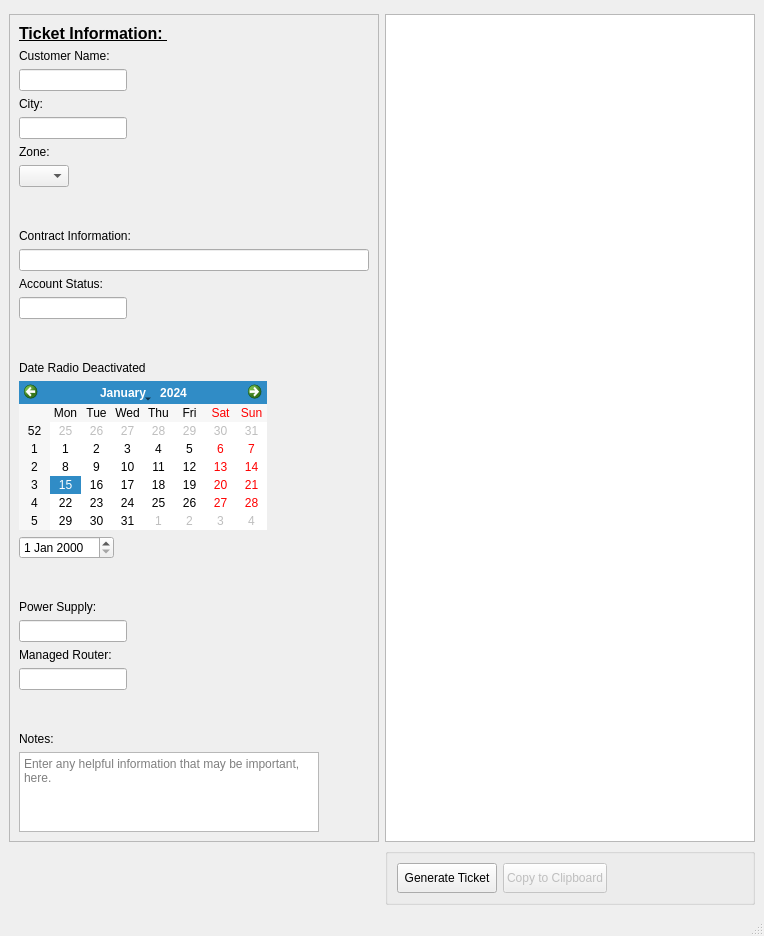
<?xml version="1.0" encoding="UTF-8"?>
<ui version="4.0">
 <class>DisconnectTicket</class>
 <widget class="QMainWindow" name="DisconnectTicket">
  <property name="enabled">
   <bool>true</bool>
  </property>
  <property name="geometry">
   <rect>
    <x>0</x>
    <y>0</y>
    <width>764</width>
    <height>936</height>
   </rect>
  </property>
  <property name="windowTitle">
   <string>Sonar Disconnect Ticket Creation</string>
  </property>
  <widget class="QWidget" name="centralwidget">
   <layout class="QGridLayout" name="gridLayout">
    <item row="2" column="2">
     <widget class="QGroupBox" name="Ticket_Buttons">
      <property name="minimumSize">
       <size>
        <width>370</width>
        <height>50</height>
       </size>
      </property>
      <property name="title">
       <string/>
      </property>
      <layout class="QFormLayout" name="formLayout_4">
       <item row="0" column="0">
        <widget class="QPushButton" name="pushButton">
         <property name="sizePolicy">
          <sizepolicy hsizetype="Fixed" vsizetype="Fixed">
           <horstretch>0</horstretch>
           <verstretch>0</verstretch>
          </sizepolicy>
         </property>
         <property name="minimumSize">
          <size>
           <width>100</width>
           <height>30</height>
          </size>
         </property>
         <property name="text">
          <string>Generate Ticket</string>
         </property>
        </widget>
       </item>
       <item row="0" column="1">
        <widget class="QPushButton" name="Copy">
         <property name="enabled">
          <bool>false</bool>
         </property>
         <property name="sizePolicy">
          <sizepolicy hsizetype="Fixed" vsizetype="Fixed">
           <horstretch>0</horstretch>
           <verstretch>0</verstretch>
          </sizepolicy>
         </property>
         <property name="minimumSize">
          <size>
           <width>100</width>
           <height>30</height>
          </size>
         </property>
         <property name="layoutDirection">
          <enum>Qt::LeftToRight</enum>
         </property>
         <property name="autoFillBackground">
          <bool>false</bool>
         </property>
         <property name="text">
          <string>Copy to Clipboard</string>
         </property>
        </widget>
       </item>
      </layout>
     </widget>
    </item>
    <item row="0" column="0">
     <spacer name="verticalSpacer">
      <property name="orientation">
       <enum>Qt::Vertical</enum>
      </property>
      <property name="sizeType">
       <enum>QSizePolicy::Fixed</enum>
      </property>
      <property name="sizeHint" stdset="0">
       <size>
        <width>20</width>
        <height>5</height>
       </size>
      </property>
     </spacer>
    </item>
    <item row="1" column="0">
     <widget class="QScrollArea" name="scrollArea">
      <property name="sizePolicy">
       <sizepolicy hsizetype="Fixed" vsizetype="Expanding">
        <horstretch>0</horstretch>
        <verstretch>0</verstretch>
       </sizepolicy>
      </property>
      <property name="minimumSize">
       <size>
        <width>370</width>
        <height>810</height>
       </size>
      </property>
      <property name="sizeAdjustPolicy">
       <enum>QAbstractScrollArea::AdjustToContents</enum>
      </property>
      <property name="widgetResizable">
       <bool>true</bool>
      </property>
      <widget class="QWidget" name="scrollAreaWidgetContents">
       <property name="geometry">
        <rect>
         <x>0</x>
         <y>-21</y>
         <width>351</width>
         <height>829</height>
        </rect>
       </property>
       <layout class="QFormLayout" name="formLayout_2">
        <item row="0" column="0">
         <widget class="QLabel" name="ticketInfo">
          <property name="text">
           <string>&lt;html&gt;&lt;head/&gt;&lt;body&gt;&lt;p&gt;&lt;span style=&quot; font-size:12pt; font-weight:600; text-decoration: underline;&quot;&gt;Ticket Information:           &lt;/span&gt;&lt;/p&gt;&lt;/body&gt;&lt;/html&gt;</string>
          </property>
         </widget>
        </item>
        <item row="8" column="0">
         <widget class="QLabel" name="label_cstname">
          <property name="text">
           <string>Customer Name:</string>
          </property>
         </widget>
        </item>
        <item row="9" column="0">
         <widget class="QLineEdit" name="cstName"/>
        </item>
        <item row="10" column="0">
         <widget class="QLabel" name="label_cty">
          <property name="text">
           <string>City:</string>
          </property>
         </widget>
        </item>
        <item row="11" column="0">
         <widget class="QLineEdit" name="cstCty"/>
        </item>
        <item row="12" column="0">
         <widget class="QLabel" name="label_zone">
          <property name="text">
           <string>Zone:</string>
          </property>
         </widget>
        </item>
        <item row="13" column="0">
         <widget class="QComboBox" name="tktZone">
          <property name="sizePolicy">
           <sizepolicy hsizetype="Fixed" vsizetype="Fixed">
            <horstretch>0</horstretch>
            <verstretch>0</verstretch>
           </sizepolicy>
          </property>
          <property name="minimumSize">
           <size>
            <width>50</width>
            <height>0</height>
           </size>
          </property>
          <item>
           <property name="text">
            <string/>
           </property>
          </item>
          <item>
           <property name="text">
            <string>1</string>
           </property>
          </item>
          <item>
           <property name="text">
            <string>2</string>
           </property>
          </item>
          <item>
           <property name="text">
            <string>3</string>
           </property>
          </item>
          <item>
           <property name="text">
            <string>4</string>
           </property>
          </item>
          <item>
           <property name="text">
            <string>5</string>
           </property>
          </item>
          <item>
           <property name="text">
            <string>6</string>
           </property>
          </item>
          <item>
           <property name="text">
            <string>7</string>
           </property>
          </item>
         </widget>
        </item>
        <item row="14" column="0">
         <spacer name="verticalSpacer_6">
          <property name="orientation">
           <enum>Qt::Vertical</enum>
          </property>
          <property name="sizeHint" stdset="0">
           <size>
            <width>20</width>
            <height>20</height>
           </size>
          </property>
         </spacer>
        </item>
        <item row="15" column="0">
         <widget class="QLabel" name="label_contract">
          <property name="text">
           <string>Contract Information:</string>
          </property>
         </widget>
        </item>
        <item row="16" column="0" colspan="2">
         <widget class="QLineEdit" name="tktContract"/>
        </item>
        <item row="17" column="0">
         <widget class="QLabel" name="label_status">
          <property name="text">
           <string>Account Status:</string>
          </property>
         </widget>
        </item>
        <item row="18" column="0">
         <widget class="QLineEdit" name="tktStatus"/>
        </item>
        <item row="26" column="0">
         <widget class="QLabel" name="label_datedeactivate">
          <property name="text">
           <string>Date Radio Deactivated</string>
          </property>
         </widget>
        </item>
        <item row="27" column="0">
         <widget class="QCalendarWidget" name="tktCalendar">
          <property name="gridVisible">
           <bool>false</bool>
          </property>
         </widget>
        </item>
        <item row="28" column="0">
         <widget class="QDateEdit" name="tktDateText"/>
        </item>
        <item row="29" column="0">
         <spacer name="verticalSpacer_7">
          <property name="orientation">
           <enum>Qt::Vertical</enum>
          </property>
          <property name="sizeHint" stdset="0">
           <size>
            <width>20</width>
            <height>20</height>
           </size>
          </property>
         </spacer>
        </item>
        <item row="41" column="0">
         <widget class="QLabel" name="label_notes">
          <property name="text">
           <string>Notes:</string>
          </property>
         </widget>
        </item>
        <item row="42" column="0">
         <widget class="QTextEdit" name="tktNotes">
          <property name="enabled">
           <bool>true</bool>
          </property>
          <property name="minimumSize">
           <size>
            <width>300</width>
            <height>80</height>
           </size>
          </property>
          <property name="maximumSize">
           <size>
            <width>16777215</width>
            <height>80</height>
           </size>
          </property>
          <property name="tabChangesFocus">
           <bool>true</bool>
          </property>
          <property name="placeholderText">
           <string>Enter any helpful information that may be important, here.</string>
          </property>
         </widget>
        </item>
        <item row="25" column="0">
         <spacer name="verticalSpacer_2">
          <property name="orientation">
           <enum>Qt::Vertical</enum>
          </property>
          <property name="sizeHint" stdset="0">
           <size>
            <width>20</width>
            <height>20</height>
           </size>
          </property>
         </spacer>
        </item>
        <item row="31" column="0">
         <widget class="QLineEdit" name="tktSupply"/>
        </item>
        <item row="30" column="0">
         <widget class="QLabel" name="label_pwrsupply">
          <property name="text">
           <string>Power Supply:</string>
          </property>
         </widget>
        </item>
        <item row="33" column="0">
         <widget class="QLineEdit" name="tktRouter"/>
        </item>
        <item row="32" column="0">
         <widget class="QLabel" name="label_mnged">
          <property name="text">
           <string>Managed Router:</string>
          </property>
         </widget>
        </item>
        <item row="34" column="0">
         <spacer name="verticalSpacer_3">
          <property name="orientation">
           <enum>Qt::Vertical</enum>
          </property>
          <property name="sizeHint" stdset="0">
           <size>
            <width>20</width>
            <height>20</height>
           </size>
          </property>
         </spacer>
        </item>
       </layout>
       <zorder>ticketInfo</zorder>
       <zorder>tktCalendar</zorder>
       <zorder>label_datedeactivate</zorder>
       <zorder>tktDateText</zorder>
       <zorder>label_notes</zorder>
       <zorder>tktNotes</zorder>
       <zorder>verticalSpacer_7</zorder>
       <zorder>label_cstname</zorder>
       <zorder>cstName</zorder>
       <zorder>cstCty</zorder>
       <zorder>label_cty</zorder>
       <zorder>label_zone</zorder>
       <zorder>tktZone</zorder>
       <zorder>verticalSpacer_6</zorder>
       <zorder>tktContract</zorder>
       <zorder>label_contract</zorder>
       <zorder>label_status</zorder>
       <zorder>tktStatus</zorder>
       <zorder>verticalSpacer_2</zorder>
       <zorder>tktSupply</zorder>
       <zorder>label_pwrsupply</zorder>
       <zorder>tktRouter</zorder>
       <zorder>label_mnged</zorder>
       <zorder>verticalSpacer_3</zorder>
      </widget>
     </widget>
    </item>
    <item row="1" column="2">
     <widget class="QTextEdit" name="ticketTemplate">
      <property name="sizePolicy">
       <sizepolicy hsizetype="Fixed" vsizetype="Expanding">
        <horstretch>0</horstretch>
        <verstretch>0</verstretch>
       </sizepolicy>
      </property>
      <property name="minimumSize">
       <size>
        <width>370</width>
        <height>0</height>
       </size>
      </property>
     </widget>
    </item>
   </layout>
  </widget>
  <widget class="QMenuBar" name="menubar">
   <property name="geometry">
    <rect>
     <x>0</x>
     <y>0</y>
     <width>764</width>
     <height>21</height>
    </rect>
   </property>
  </widget>
  <widget class="QStatusBar" name="statusbar"/>
 </widget>
 <tabstops>
  <tabstop>scrollArea</tabstop>
  <tabstop>tktCalendar</tabstop>
  <tabstop>tktDateText</tabstop>
  <tabstop>tktNotes</tabstop>
  <tabstop>ticketTemplate</tabstop>
 </tabstops>
 <resources/>
 <connections>
  <connection>
   <sender>tktCalendar</sender>
   <signal>clicked(QDate)</signal>
   <receiver>tktDateText</receiver>
   <slot>setDate(QDate)</slot>
   <hints>
    <hint type="sourcelabel">
     <x>173</x>
     <y>389</y>
    </hint>
    <hint type="destinationlabel">
     <x>99</x>
     <y>591</y>
    </hint>
   </hints>
  </connection>
  <connection>
   <sender>tktDateText</sender>
   <signal>dateChanged(QDate)</signal>
   <receiver>tktCalendar</receiver>
   <slot>setSelectedDate(QDate)</slot>
   <hints>
    <hint type="sourcelabel">
     <x>99</x>
     <y>578</y>
    </hint>
    <hint type="destinationlabel">
     <x>234</x>
     <y>390</y>
    </hint>
   </hints>
  </connection>
 </connections>
</ui>
